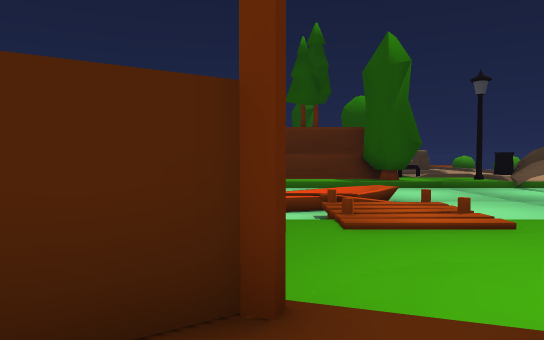
[1] (above)

24 first-person views from a walk through a scene from a Unity 3-D project. The camera is 1.5 m above the floor, tilts 2° down and sees 70° across. The floor is counted in squares, 2 m on a side. Each view is taken from the middle of a square. On the plan, view 1 faces up. The plan holds only what a view shows up to about 12 squares ahead; the rest is blank. The place goes on beyond the plan. The player character is not drawn.

[2]
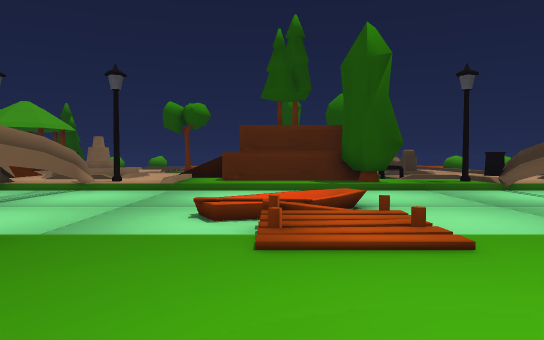

[3]
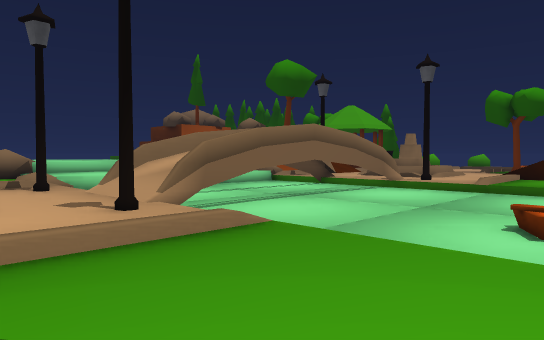

[4]
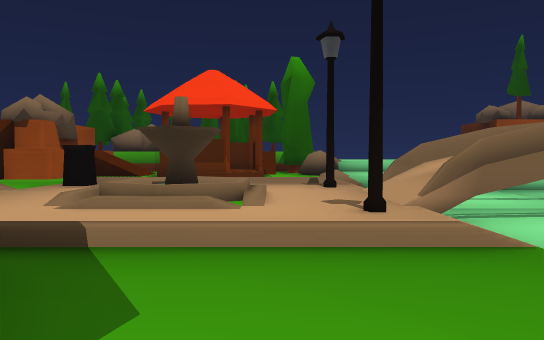

[5]
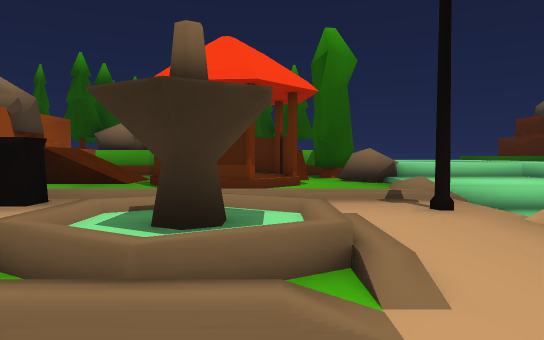

[6]
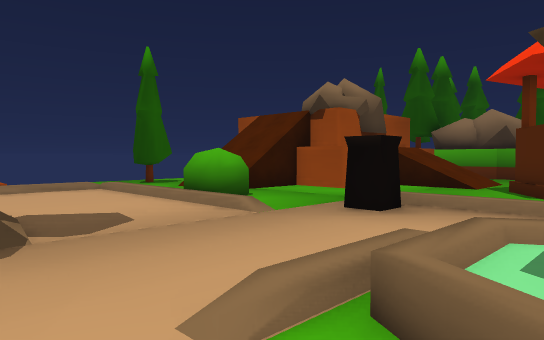

[7]
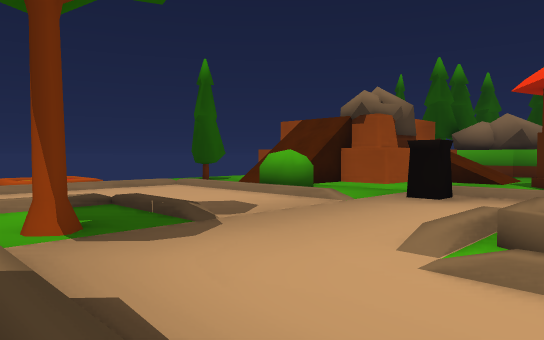

[8]
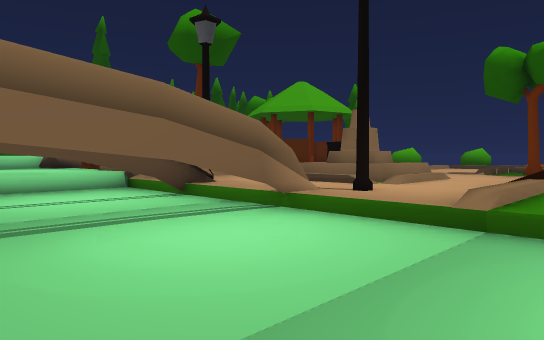

[9]
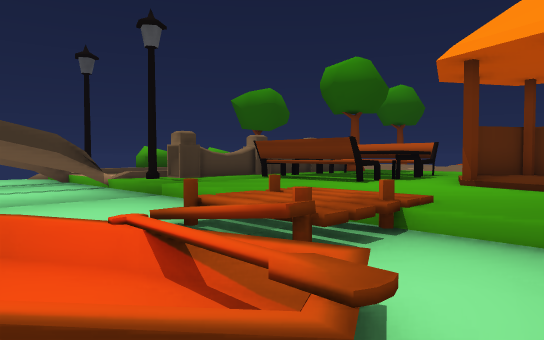

[10]
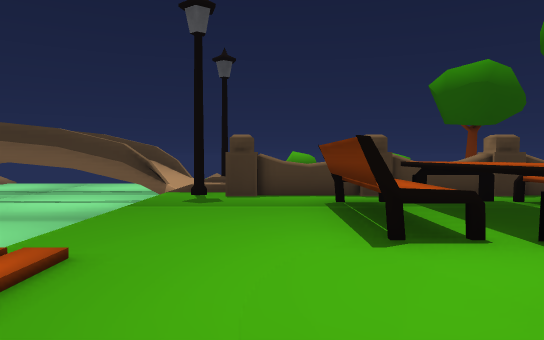

[11]
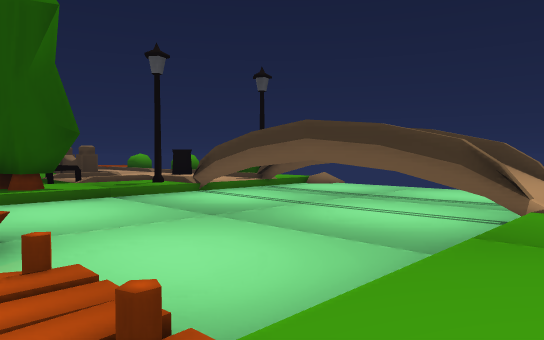

[12]
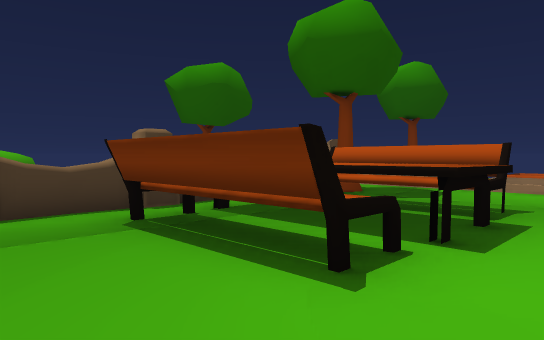

[13]
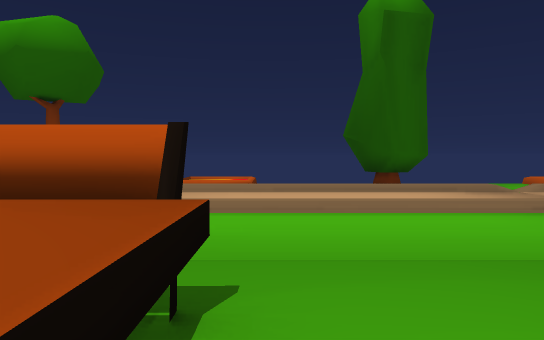

[14]
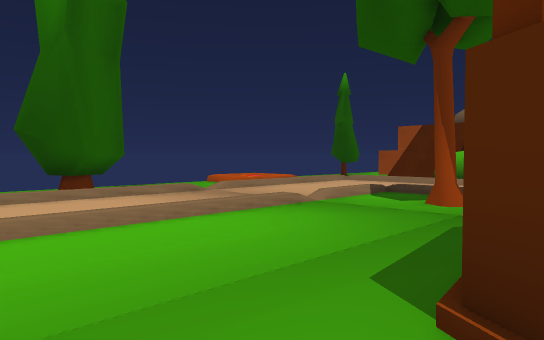

[15]
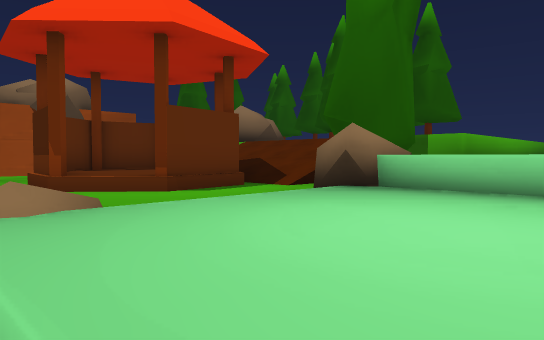

[16]
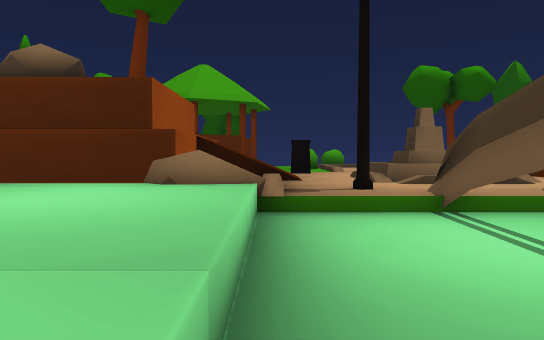

[17]
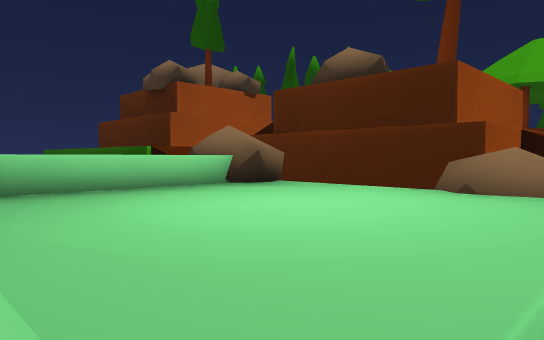

[18]
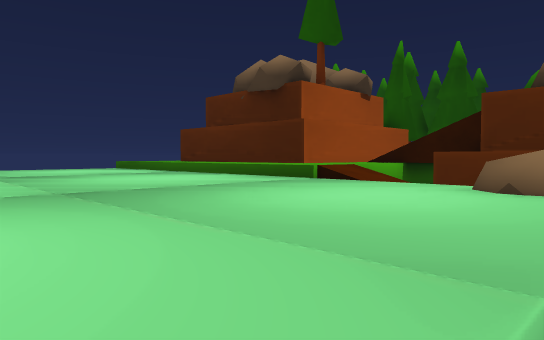

[19]
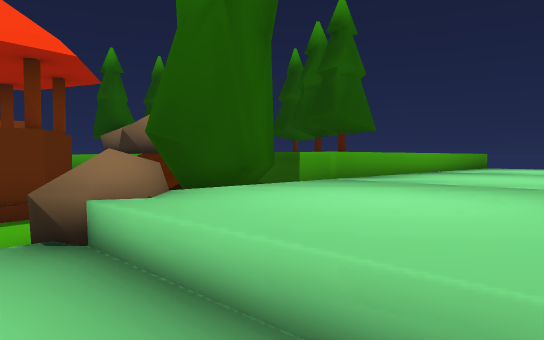

[20]
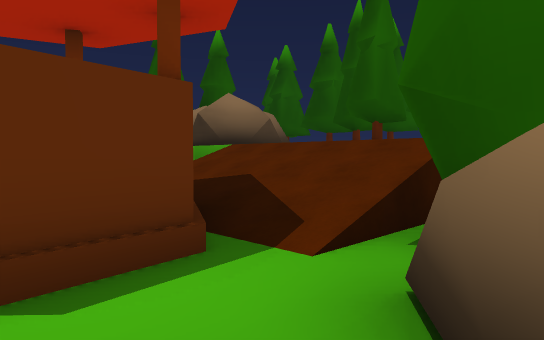

[21]
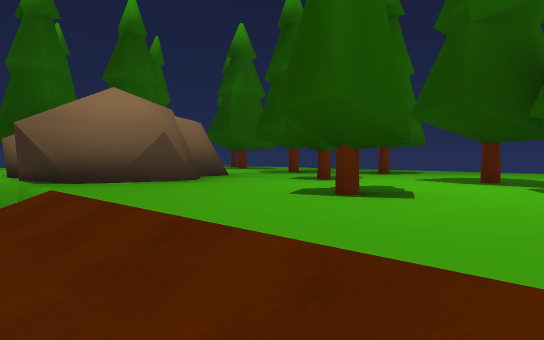

[22]
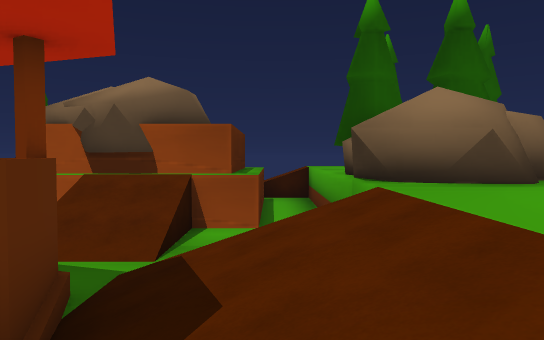

[23]
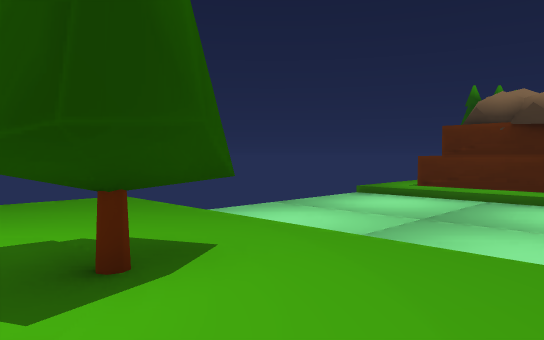

[24]
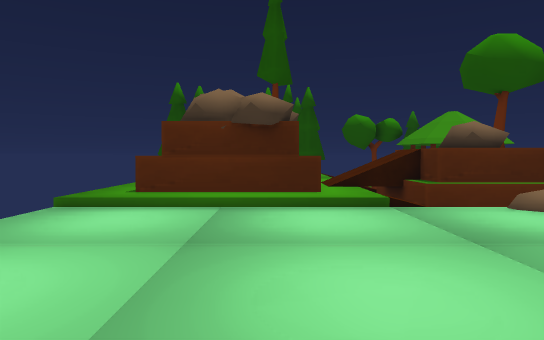

### Floor plan
Key: @ floor where view 1 was taken; # wall or solid block; x gap in a wall; . main floor; : floor 0.25 m higher than the main floor; + floor 0.5 m higher than the main floor; - floor 0.5 m lower than the main floor; * floor 1.25 m higher than the main floor; % floor 1.5 m higher than the main floor; & floor 2 m higher than the main floor; / step, stairs or slope; = window, fence, low wall or low ledge; ^ raised ledge; v drop or lower ground; B boat; R rock; U bush; T tree; F flower; H thing the floor can be seen under or through; E bench; O other object.
Columns run from 26 left of view 1 to 14 right of it. Each row starts with its distance up from view 1.
 22                      //T
 21                      ..
 20                      ..
 19      ##          ..  /..
 18       #       ///./OOO./
 17       #//    T///./OOO.//
 16 %%   ##%v /RR#/ /.////../      EE/
 15 %%####R%vv///// /......./.    T.../
 14 %%%%%%%%//    R /#.///#./.    TT..#
 13 ///////////RR//=/////#//////  //////
 12 ************/+++/-#- #------ -----#- #
 11 ************/+++/-#- #-----  -----#- #-
 10 ************/+++/-#--x----   -----#--x--
  9 ************/+++/----x---- BBB-------x--v
  8 ************/+++/- - #----BBB-----H-  --v
  7 ************/+++/-#- #-----B=-----H- #-
  6 ************/+++/--//#-----vv------//#-
  5 ////////## RR/////////////////////////
  4 &&&&T&&&#TTR... /#.../#./.........#  /#
  3 &&&&T#&&///.... /..///../.........O
  2  &&TT&&&///###. /  OO/../##/..###.O
  1 &&&T&&T&///# ## /  OOO../#::#.^^^.#
  0 &&&&&&&&///#  # /. OO.../ @:#.^^^.O
 -1 &TT&T&&&///#### /......./  ##.^^^.O
 -2 &&T&&&#^/..//.. /#....../  #..HHH.O
 -3 &&TT&R##...//......../.T.........TO
 -4 &&&&   # ./////....../............
 -5  TT    # .//##/..UU../////////////
 -6   T    T/./RRR///./.....
 -7    T   &/./RR ///./.............
 -8    TTTT&/./    ...//////////////
 -9       T&/.      TT  FFF.  #   ..
-10                 T.  F F.  TT  .F

Positions as (right, up) in squares from view 1, and headings:
1: (0, 0), facing up
2: (1, 1), facing up
3: (1, 2), facing up-left
4: (1, 3), facing left
5: (-3, 2), facing left
6: (-4, 1), facing down-left
7: (-2, 1), facing down-left
8: (-1, 9), facing up-left
9: (-1, 9), facing down-right
10: (0, 3), facing right
11: (2, 4), facing up-right
12: (2, 4), facing down-right
13: (3, 0), facing down
14: (3, -1), facing down-left
15: (-10, 8), facing down-left
16: (-10, 8), facing up
17: (-10, 9), facing up-left
18: (-14, 8), facing up-left
19: (-13, 9), facing down-left
20: (-13, 5), facing down-left
21: (-17, 3), facing down-left
22: (-17, 3), facing down
23: (-19, 2), facing up-left
24: (-21, 4), facing up
